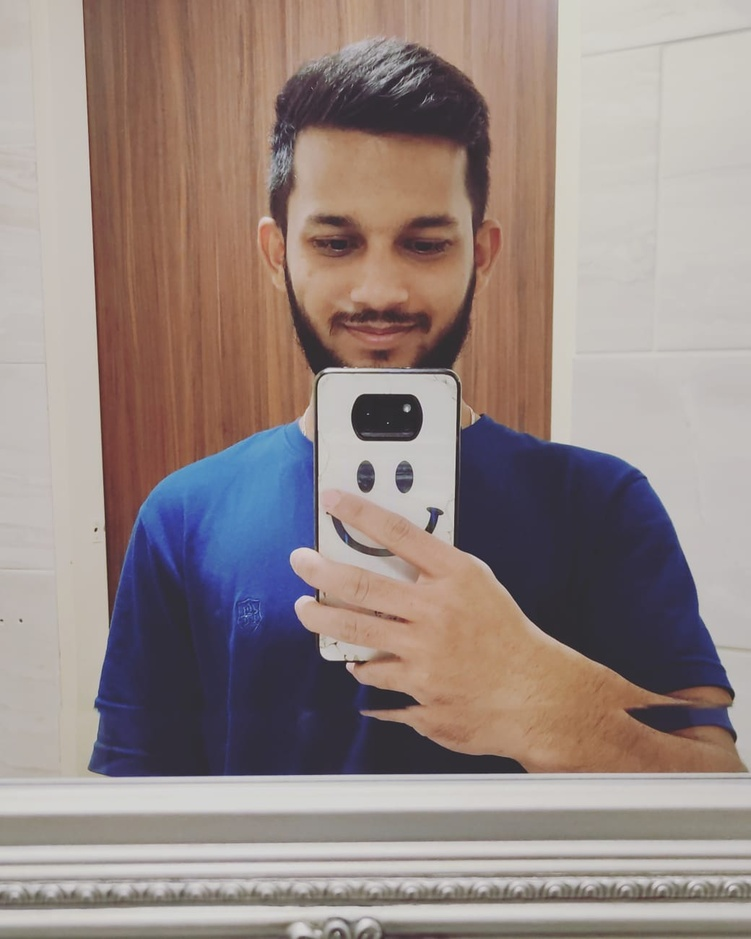
#> input picture sadi.jpeg, 751 x 939 px, shrunk from 1040 x 1300 before the run
$ python R1.py
#> lines starting #> are read from the running program, lines starting #| are printed output that depends on the picture
import cv2
from cv2 import blur
image = cv2.imread("sadi.jpeg")
#> image is the input picture: shape (939, 751, 3); mean B, G, R 132.2, 135.9, 150.2
gray_image = cv2.cvtColor(image, cv2.COLOR_BGR2GRAY)
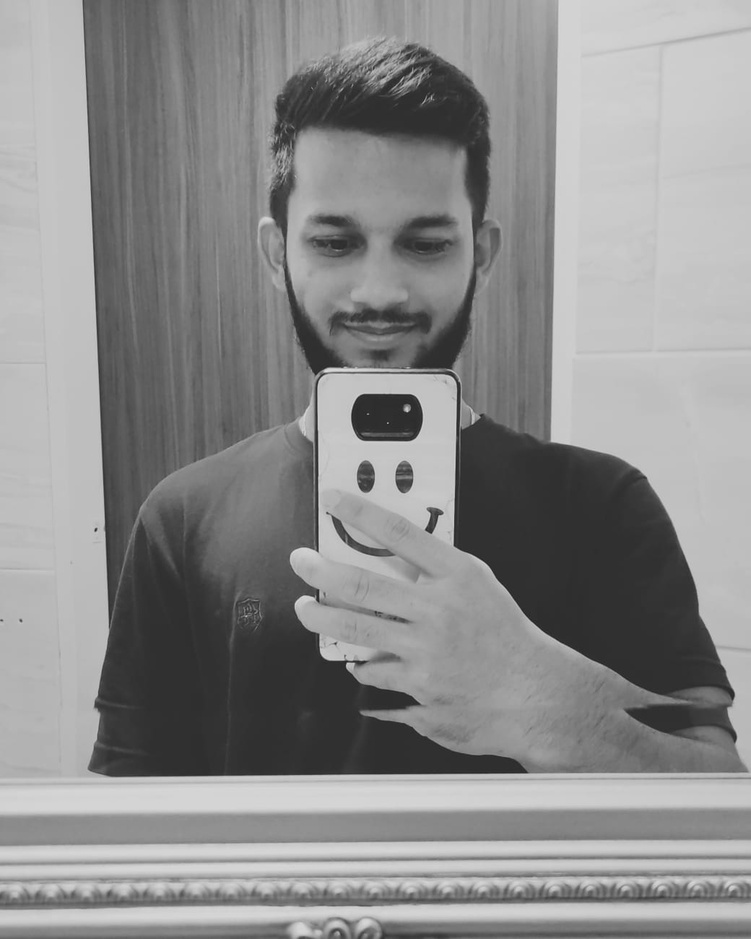
#> gray_image: shape (939, 751); min 32, max 220, mean 139.7
inverted = 255-gray_image
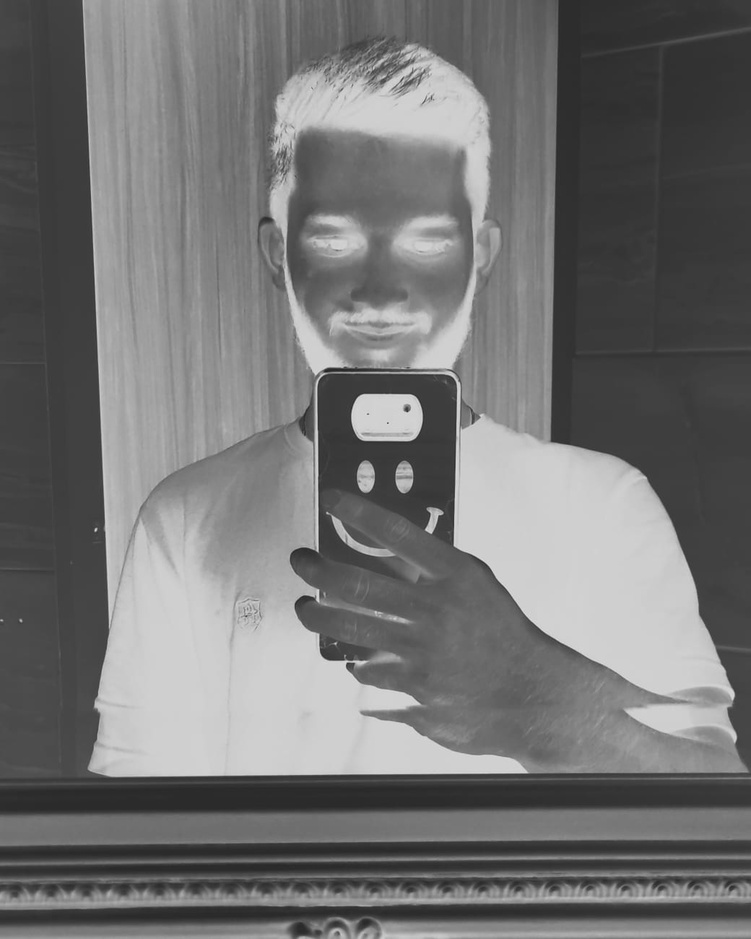
#> inverted: shape (939, 751); min 35, max 223, mean 115.3
blur = cv2.GaussianBlur(inverted, (21, 21) , 0)
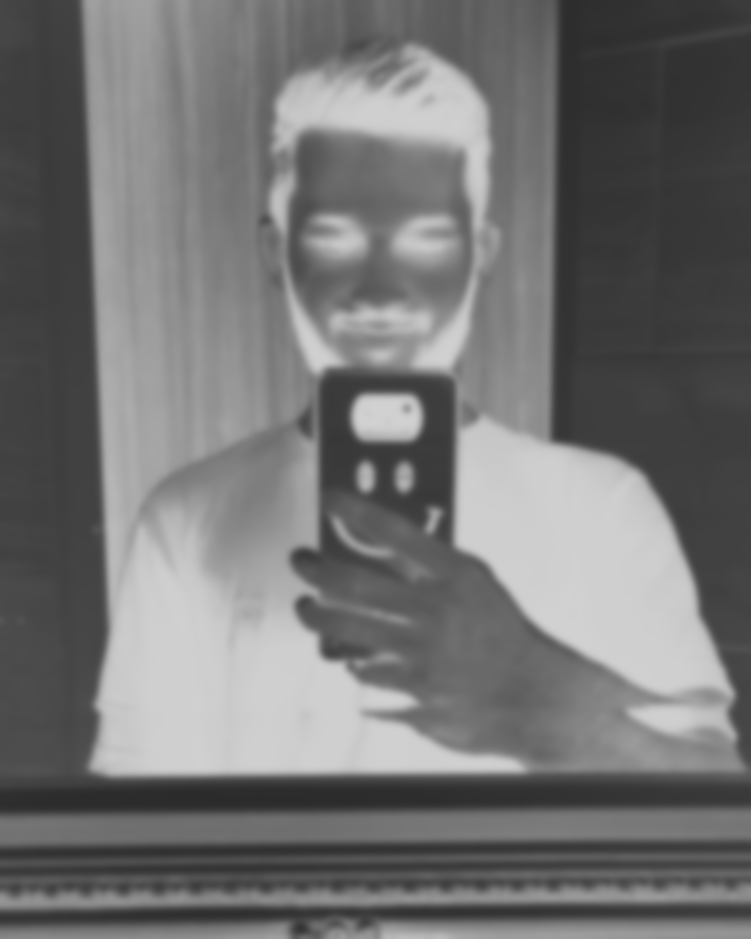
#> blur: shape (939, 751); min 43, max 209, mean 115.3
invertedblur = 255-blur
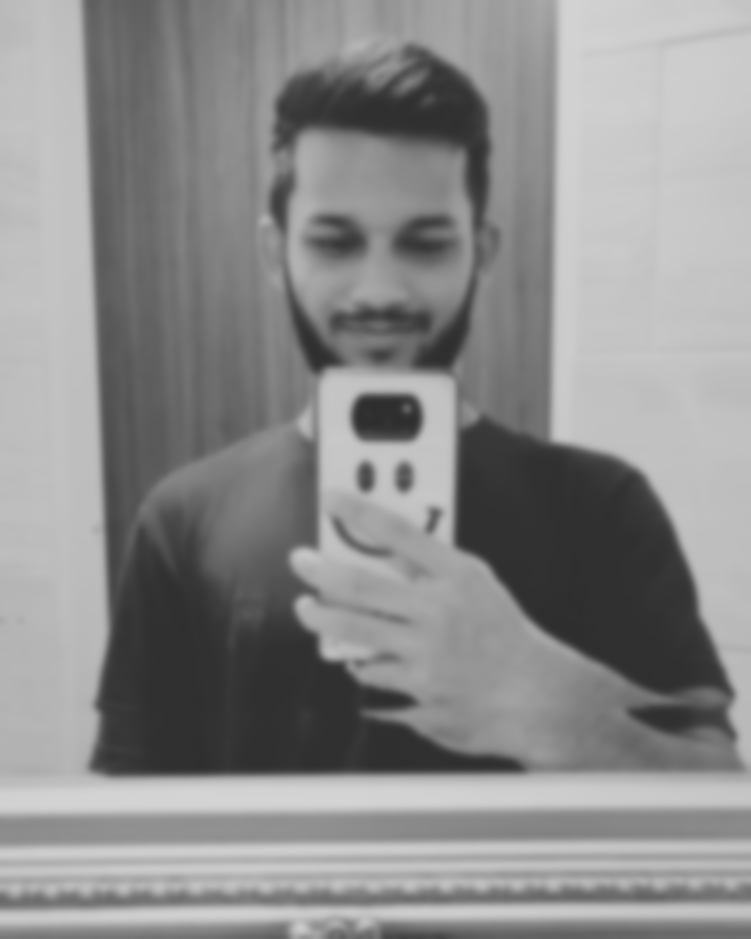
#> invertedblur: shape (939, 751); min 46, max 212, mean 139.7
sketch = cv2.divide(gray_image, invertedblur, scale=256.0)
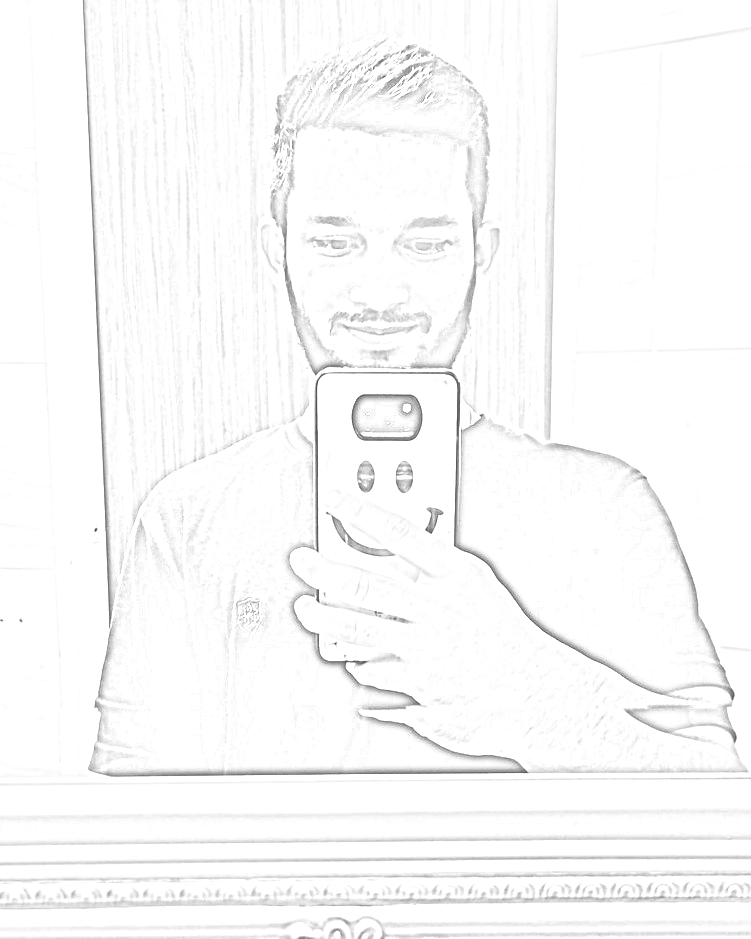
#> sketch: shape (939, 751); min 59, max 255, mean 249.6
cv2.imwrite("sketch_image.png", sketch)
cv2.imshow("Image", sketch)
